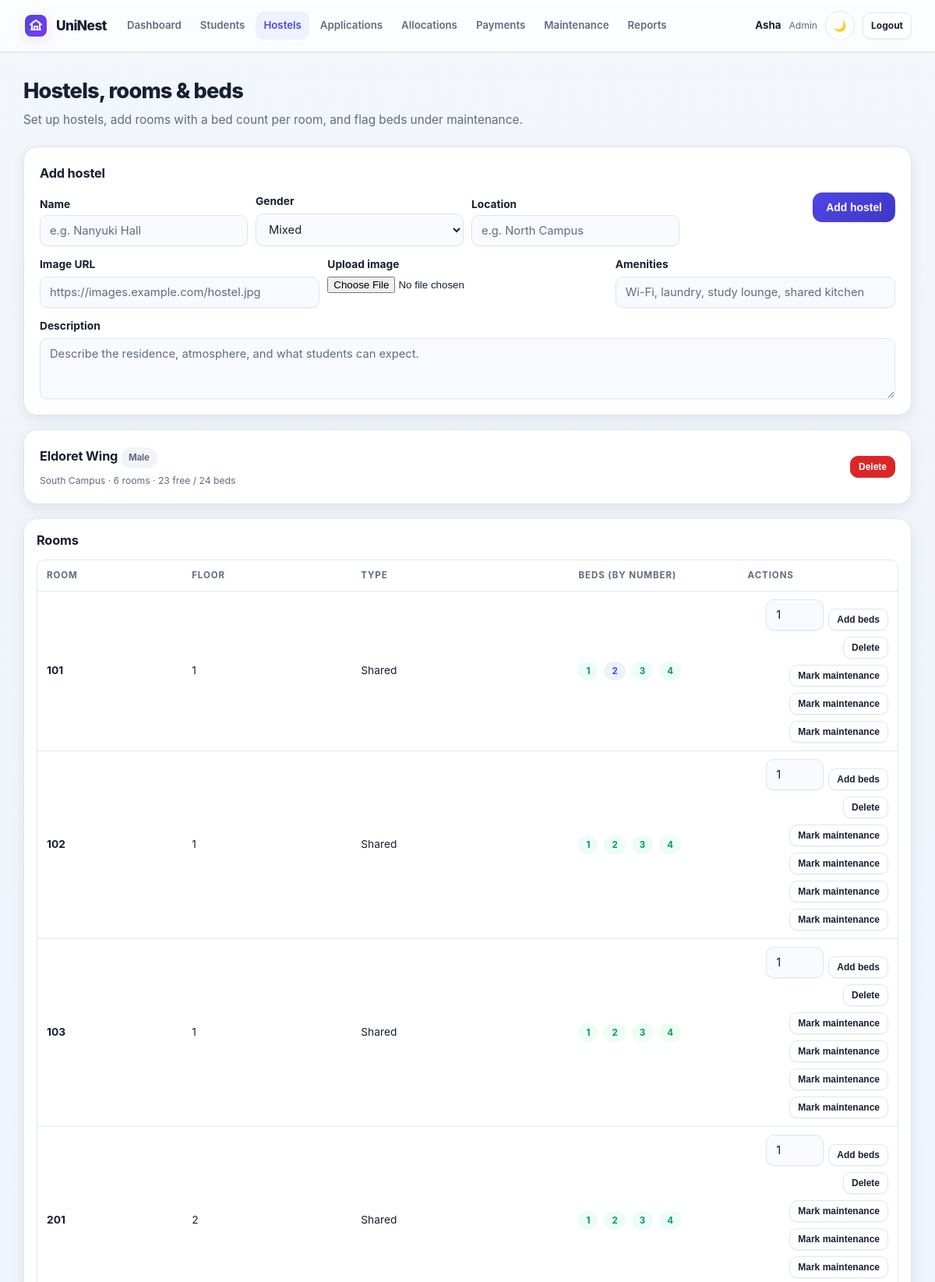
The page /admin/hostels (signed in, upper part) on the database its author committed.
### app/models/user.py (models this page shows, shortened)
class User(db.Model):
    __tablename__ = "users"
    id = db.Column(db.Integer, primary_key=True)
    email = db.Column(db.String(120), unique=True, nullable=False, index=True)
    password_hash = db.Column(db.String(255), nullable=False)
    full_name = db.Column(db.String(120), nullable=False)
    profile_image = db.Column(db.String(500), nullable=True)
    role = db.Column(db.String(20), nullable=False, default="student")
    is_active = db.Column(db.Boolean, default=True)
    email_verified = db.Column(db.Boolean, default=True)
    verification_token = db.Column(db.String(255), nullable=True, unique=True)
    reset_token = db.Column(db.String(255), nullable=True, unique=True)
    created_at = db.Column(db.DateTime, default=datetime.utcnow)
    student = db.relationship("Student", back_populates="user", uselist=False, cascade="all, delete-orphan")

### app/models/hostel.py (models this page shows, shortened)
class Hostel(db.Model):
    __tablename__ = "hostels"
    id = db.Column(db.Integer, primary_key=True)
    name = db.Column(db.String(120), unique=True, nullable=False)
    gender = db.Column(db.String(10), nullable=False, default="mixed")
    location = db.Column(db.String(120))
    description = db.Column(db.String(255))
    image_url = db.Column(db.String(500))
    amenities = db.Column(db.Text, default="")
    created_at = db.Column(db.DateTime, default=datetime.utcnow)
    rooms = db.relationship("Room", back_populates="hostel", cascade="all, delete-orphan", lazy="dynamic")
    @property
    def beds_total(self):
        return sum(r.beds_total for r in self.rooms)
    @property
    def beds_occupied(self):
        return sum(r.beds_occupied for r in self.rooms)
    @property
    def beds_available(self):
        return self.beds_total - self.beds_occupied - self.beds_maintenance
    @property
    def beds_maintenance(self):
        return sum(r.beds_maintenance for r in self.rooms)
    @property
    def occupancy_rate(self):
        if self.beds_total == 0:
            return 0
        return round(100.0 * self.beds_occupied / self.beds_total, 1)
    @property
    def amenity_list(self):
        if not self.amenities:
            return []
    def to_dict(self):
        return {
            "id": self.id,
            "name": self.name,
            "gender": self.gender,
            "location": self.location,
            "description": self.description,
            "image_url": self.image_url,
            "amenities": self.amenity_list,
            "rooms_count": self.rooms.count() if self.rooms else 0,
            "beds_total": self.beds_total,
            "beds_occupied": self.beds_occupied,
            "beds_available": self.beds_available,
            "beds_maintenance": self.beds_maintenance,
            "occupancy_rate": self.occupancy_rate,
        }

class Room(db.Model):
    __tablename__ = "rooms"
    id = db.Column(db.Integer, primary_key=True)
    hostel_id = db.Column(db.Integer, db.ForeignKey("hostels.id"), nullable=False)
    number = db.Column(db.String(20), nullable=False)
    floor = db.Column(db.Integer)
    room_type = db.Column(db.String(20), default="shared")
    created_at = db.Column(db.DateTime, default=datetime.utcnow)
    hostel = db.relationship("Hostel", back_populates="rooms")
    beds = db.relationship("Bed", back_populates="room", cascade="all, delete-orphan", lazy="dynamic")
    __table_args__ = (db.UniqueConstraint("hostel_id", "number", name="uq_room_number_in_hostel"),)
    @property
    def beds_total(self):
        return self.beds.count()
    @property
    def beds_occupied(self):
        return self.beds.filter_by(status="occupied").count()
    @property
    def beds_maintenance(self):
        return self.beds.filter_by(status="maintenance").count()
    @property
    def beds_available(self):
        return self.beds.filter_by(status="available").count()
    def to_dict(self, include_beds=False):
        data = {
            "id": self.id,
            "hostel_id": self.hostel_id,
            "hostel_name": self.hostel.name,
            "number": self.number,
            "floor": self.floor,
            "room_type": self.room_type,
            "beds_total": self.beds_total,
            "beds_occupied": self.beds_occupied,
            "beds_available": self.beds_available,
            "beds_maintenance": self.beds_maintenance,
        }
        if include_beds:
            data["beds"] = [b.to_dict() for b in self.beds.order_by(Bed.bed_number)]
        return data

class Bed(db.Model):
    __tablename__ = "beds"
    id = db.Column(db.Integer, primary_key=True)
    room_id = db.Column(db.Integer, db.ForeignKey("rooms.id"), nullable=False)
    bed_number = db.Column(db.String(20), nullable=False, default="1")
    status = db.Column(db.String(20), nullable=False, default="available")
    room = db.relationship("Room", back_populates="beds")
    def to_dict(self):
        return {
            "id": self.id,
            "room_id": self.room_id,
            "room_number": self.room.number if self.room else None,
            "hostel": self.room.hostel.name if self.room else None,
            "bed_number": self.bed_number,
            "status": self.status,
        }

### app/routes/web.py (the view)
@bp.get("/admin/hostels")
@login_required(["admin"])
def admin_hostels(user):
    return render_template("admin/hostels.html", hostels=hostel_service.list_hostels(), overview=hostel_service.availability_overview())

### app/routes/web.py (called while the page is built)
@bp.app_context_processor
def template_context():
    user = current_user()
    unread = 0
    if user:
        unread = report_service.unread_counts(user.id)
    return {"current_user": user, "unread_count": unread}

def current_user():
    uid = session.get("uid")
    return db.session.get(User, uid) if uid else None

def login_required(roles=None):
    def decorator(fn):
        @wraps(fn)
        def wrapper(*args, **kwargs):
            user = current_user()
            if not user:
                return redirect(url_for("web.login"))
            if roles and user.role not in roles:
                flash("You do not have access to that area.", "error")
                return redirect(url_for("web.dashboard"))
            return fn(*args, user=user, **kwargs)
        return wrapper
    return decorator

### app/services/hostel_service.py (called while the page is built)
def list_hostels():
    return Hostel.query.order_by(Hostel.name).all()

def availability_overview():
    result = []
    for h in list_hostels():
        hostel_data = h.to_dict()
        hostel_data["rooms"] = [r.to_dict(include_beds=True) for r in h.rooms.order_by(Room.number)]
        result.append(hostel_data)
    return result

### app/services/report_service.py (called while the page is built)
def unread_counts(user_id):
    unread = Notification.query.filter_by(user_id=user_id, is_read=False).count()
    return unread

### templates/admin/hostels.html (shortened to what this page needs)
{% extends "base.html" %}
{% block content %}
<h1 class="page-title">Hostels, rooms & beds</h1>
<p class="page-sub">Set up hostels, add rooms with a bed count per room, and flag beds under maintenance.</p>
<div class="card">
  <div class="card-title">Add hostel</div>
  <form method="post" action="{{ url_for('web.admin_create_hostel') }}" class="stack" enctype="multipart/form-data">
    <div class="grid cols-4" style="gap:10px">
      <div class="inline-form" style="flex:2">
        <div class="field" style="width:100%"><label>Name</label><input type="text" name="name" placeholder="e.g. Nanyuki Hall" required></div>
      </div>
      <div class="field"><label>Gender</label>
        <select name="gender"><option value="mixed">Mixed</option><option value="female">Female</option><option value="male">Male</option></select>
      </div>
      <div class="inline-form" style="flex:2">
        <div class="field" style="width:100%"><label>Location</label><input type="text" name="location" placeholder="e.g. North Campus"></div>
      </div>
      <div class="field" style="display:flex; align-items:flex-end"><button class="btn primary" type="submit">Add hostel</button></div>
    </div>
    <div class="grid cols-3" style="gap:10px">
      <div class="field"><label>Image URL</label><input type="url" name="image_url" placeholder="https://images.example.com/hostel.jpg"></div>
      <div class="field"><label>Upload image</label><input type="file" name="image_file" accept="image/*"></div>
      <div class="field"><label>Amenities</label><input type="text" name="amenities" placeholder="Wi-Fi, laundry, study lounge, shared kitchen"></div>
    </div>
    <div class="field"><label>Description</label><textarea name="description" placeholder="Describe the residence, atmosphere, and what students can expect."></textarea></div>
  </form>
</div>
{% for h in overview %}
<div class="card">
  <div class="btn-row" style="justify-content: space-between">
    <div>
      <div class="card-title" style="margin:0">{{ h.name }} <span class="pill low">{{ h.gender|capitalize }}</span></div>
      <div class="muted small mt-8" style="margin-top:6px">{{ h.location }} · {{ h.rooms_count }} rooms · {{ h.beds_available }} free / {{ h.beds_total }} beds</div>
    </div>
    <form method="post" action="{{ url_for('web.admin_delete_hostel', hostel_id=h.id) }}">
      <button class="btn sm danger" type="submit" data-confirm="Delete {{ h.name }} and all its rooms/beds? Only possible with no occupied beds.">Delete</button>
    </form>
  </div>
</div>
<div class="card tight">
  <div class="card-title">Rooms</div>
  <table class="table">
    <tr><th>Room</th><th>Floor</th><th>Type</th><th>Beds (by number)</th><th class="right">Actions</th></tr>
    {% for r in h.rooms %}
    <tr>
      <td><strong>{{ r.number }}</strong></td>
      <td>{{ r.floor or "—" }}</td>
      <td>{{ r.room_type|capitalize }}</td>
      <td>
        {% if r.beds %}
        <div class="btn-row">
          {% for b in r.beds %}
            <span class="pill {{ b.status }}">{{ b.bed_number }}</span>
          {% endfor %}
        </div>
        {% else %}<span class="muted small">no beds yet</span>{% endif %}
      </td>
      <td class="right nowrap">
        <div class="btn-row" style="justify-content:flex-end">
          <form method="post" action="{{ url_for('web.admin_add_beds', room_id=r.id) }}" class="inline-form">
            <div class="field" style="width:74px"><input type="number" name="count" value="1" min="1" max="30"></div>
            <button class="btn sm" type="submit">Add beds</button>
          </form>
          <form method="post" action="{{ url_for('web.admin_room_delete', room_id=r.id) }}">
            <button class="btn sm" type="submit" data-confirm="Delete room {{ r.number }}? Only if no occupied beds.">Delete</button>
          </form>
        </div>
        <div class="btn-row mt-8" style="justify-content:flex-end">
          {% for b in r.beds %}
            {% if b.status != 'occupied' %}
            <form method="post" action="{{ url_for('web.admin_bed_status', bed_id=b.id) }}" class="inline-form">
              <button class="btn sm" type="submit">{{ 'Mark available' if b.status == 'maintenance' else 'Mark maintenance' }}</button>
            </form>
            {% endif %}
          {% endfor %}
        </div>
      </td>
    </tr>
    {% endfor %}
  </table>
</div>
{% endfor %}
{% endblock %}

### templates/base.html (shortened to what this page needs)
<!doctype html>
<html lang="en">
<head>
  <link rel="stylesheet" href="{{ url_for('static', filename='css/uni.css') }}">
</head>
<body data-theme="light">
  <nav class="nav" aria-label="Main navigation">
    <div class="nav-inner">
      <div class="nav-brand-group">
        <a class="brand" href="{{ url_for('web.index') }}">
          <span class="brand-mark" aria-hidden="true">
          </span>
          <span class="brand-text">UniNest</span>
        </a>
      </div>
      <div class="nav-links" id="site-nav">
        {% if current_user %}
          {% if current_user.role == 'student' %}
            <a href="{{ url_for('web.dashboard') }}">Dashboard</a>
            <a href="{{ url_for('web.my_availability') }}">Availability</a>
            <a href="{{ url_for('web.my_payments') }}">Payments</a>
            <a href="{{ url_for('web.my_maintenance') }}">Maintenance</a>
            <a href="{{ url_for('web.my_notifications') }}">Notifications{% if unread_count %} <span class="badge nav-badge">{{ unread_count }}</span>{% endif %}</a>
            <a href="{{ url_for('web.my_profile') }}">Profile</a>
          {% elif current_user.role == 'admin' %}
            <a href="{{ url_for('web.admin_dashboard') }}">Dashboard</a>
            <a href="{{ url_for('web.admin_students') }}">Students</a>
            <a href="{{ url_for('web.admin_hostels') }}">Hostels</a>
            <a href="{{ url_for('web.admin_applications') }}">Applications</a>
            <a href="{{ url_for('web.admin_allocations') }}">Allocations</a>
            <a href="{{ url_for('web.admin_payments') }}">Payments</a>
            <a href="{{ url_for('web.admin_maintenance') }}">Maintenance</a>
            <a href="{{ url_for('web.reports') }}">Reports</a>
          {% else %}
            <a href="{{ url_for('web.management_dashboard') }}">Overview</a>
            <a href="{{ url_for('web.my_availability') }}">Availability</a>
            <a href="{{ url_for('web.admin_allocations') }}">Allocations</a>
            <a href="{{ url_for('web.reports') }}">Reports</a>
          {% endif %}
        {% endif %}
      </div>
      <div class="nav-user">
        {% if current_user %}
          <span class="name">{{ current_user.full_name.split()[0] }}</span>
          <span class="muted small">{{ current_user.role|capitalize }}</span>
          <button class="theme-toggle" type="button" aria-label="Toggle theme">🌙</button>
          <a class="btn sm" href="{{ url_for('web.logout') }}">Logout</a>
        {% else %}
          <button class="theme-toggle" type="button" aria-label="Toggle theme">🌙</button>
          <a class="btn sm" href="{{ url_for('web.login') }}">Log in</a>
          <a class="btn sm primary" href="{{ url_for('web.register') }}">Create account</a>
        {% endif %}
      </div>
    </div>
  </nav>
  <main class="container {% block container_class %}{% endblock %}">
    {% block content %}{% endblock %}
  </main>
</body>
</html>

### rows shown on the page
User: full_name "Asha", role "Admin"
Hostel: name "Eldoret Wing", gender "Male", location "South Campus", rooms_count "6", beds_available "23", beds_total "24", floor "1" "1" "1" "2", bed_number "1" "2" "3" "4" "1" "2" "3" "4" "1" "2" "3" "4" "1" "2" "3" "4"
Room: number "101", room_type "Shared"
Bed: status "Mark maintenance"
Bed: status "Mark maintenance"
Bed: status "Mark maintenance"
Room: number "102", room_type "Shared"
Bed: status "Mark maintenance"
Bed: status "Mark maintenance"
Bed: status "Mark maintenance"
Bed: status "Mark maintenance"
Room: number "103", room_type "Shared"
Bed: status "Mark maintenance"
Bed: status "Mark maintenance"
Bed: status "Mark maintenance"
Bed: status "Mark maintenance"
Room: number "201", room_type "Shared"
Bed: status "Mark maintenance"
Bed: status "Mark maintenance"
Bed: status "Mark maintenance"
